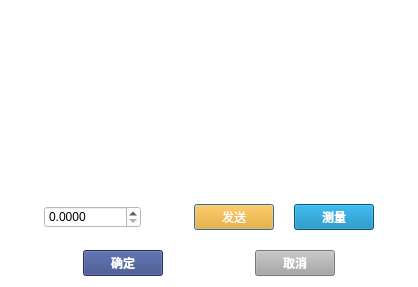
<?xml version="1.0" encoding="UTF-8"?>
<ui version="4.0">
 <class>DialogDCStabInput</class>
 <widget class="QDialog" name="DialogDCStabInput">
  <property name="geometry">
   <rect>
    <x>0</x>
    <y>0</y>
    <width>418</width>
    <height>287</height>
   </rect>
  </property>
  <property name="windowTitle">
   <string>Dialog</string>
  </property>
  <property name="styleSheet">
   <string notr="true">background-color: rgb(255, 255, 255);</string>
  </property>
  <layout class="QVBoxLayout" name="verticalLayout">
   <property name="spacing">
    <number>20</number>
   </property>
   <item>
    <widget class="QLabel" name="labelTips">
     <property name="font">
      <font>
       <pointsize>9</pointsize>
       <weight>75</weight>
       <bold>true</bold>
      </font>
     </property>
     <property name="text">
      <string/>
     </property>
    </widget>
   </item>
   <item>
    <layout class="QHBoxLayout" name="horizontalLayout">
     <item>
      <spacer name="horizontalSpacer">
       <property name="orientation">
        <enum>Qt::Horizontal</enum>
       </property>
       <property name="sizeHint" stdset="0">
        <size>
         <width>40</width>
         <height>20</height>
        </size>
       </property>
      </spacer>
     </item>
     <item>
      <widget class="QDoubleSpinBox" name="doubleSpinBox">
       <property name="decimals">
        <number>4</number>
       </property>
       <property name="maximum">
        <double>1000000000000.000000000000000</double>
       </property>
      </widget>
     </item>
     <item>
      <spacer name="horizontalSpacer_5">
       <property name="orientation">
        <enum>Qt::Horizontal</enum>
       </property>
       <property name="sizeHint" stdset="0">
        <size>
         <width>40</width>
         <height>20</height>
        </size>
       </property>
      </spacer>
     </item>
     <item>
      <widget class="QPushButton" name="pushButtonSend">
       <property name="styleSheet">
        <string notr="true">background-color:orange;
color: rgb(255, 255, 255);</string>
       </property>
       <property name="text">
        <string>发送</string>
       </property>
      </widget>
     </item>
     <item>
      <widget class="QPushButton" name="pushButtonRead">
       <property name="font">
        <font>
         <weight>75</weight>
         <bold>true</bold>
        </font>
       </property>
       <property name="styleSheet">
        <string notr="true">background-color: rgb(2, 125, 180);
color: rgb(255, 255, 255);</string>
       </property>
       <property name="text">
        <string>测量</string>
       </property>
      </widget>
     </item>
     <item>
      <spacer name="horizontalSpacer_6">
       <property name="orientation">
        <enum>Qt::Horizontal</enum>
       </property>
       <property name="sizeHint" stdset="0">
        <size>
         <width>40</width>
         <height>20</height>
        </size>
       </property>
      </spacer>
     </item>
    </layout>
   </item>
   <item>
    <layout class="QHBoxLayout" name="horizontalLayout_3">
     <item>
      <spacer name="horizontalSpacer_2">
       <property name="orientation">
        <enum>Qt::Horizontal</enum>
       </property>
       <property name="sizeHint" stdset="0">
        <size>
         <width>40</width>
         <height>20</height>
        </size>
       </property>
      </spacer>
     </item>
     <item>
      <widget class="QPushButton" name="pushButtonOK">
       <property name="font">
        <font>
         <weight>75</weight>
         <bold>true</bold>
        </font>
       </property>
       <property name="styleSheet">
        <string notr="true">background-color: rgb(51, 69, 130);
color: rgb(255, 255, 255);</string>
       </property>
       <property name="text">
        <string>确定</string>
       </property>
      </widget>
     </item>
     <item>
      <spacer name="horizontalSpacer_3">
       <property name="orientation">
        <enum>Qt::Horizontal</enum>
       </property>
       <property name="sizeHint" stdset="0">
        <size>
         <width>40</width>
         <height>20</height>
        </size>
       </property>
      </spacer>
     </item>
     <item>
      <widget class="QPushButton" name="pushButtonCancel">
       <property name="font">
        <font>
         <weight>75</weight>
         <bold>true</bold>
        </font>
       </property>
       <property name="styleSheet">
        <string notr="true">background-color: rgb(167, 167, 167);
color: rgb(255, 255, 255);</string>
       </property>
       <property name="text">
        <string>取消</string>
       </property>
      </widget>
     </item>
     <item>
      <spacer name="horizontalSpacer_4">
       <property name="orientation">
        <enum>Qt::Horizontal</enum>
       </property>
       <property name="sizeHint" stdset="0">
        <size>
         <width>40</width>
         <height>20</height>
        </size>
       </property>
      </spacer>
     </item>
    </layout>
   </item>
  </layout>
 </widget>
 <resources/>
 <connections/>
</ui>
